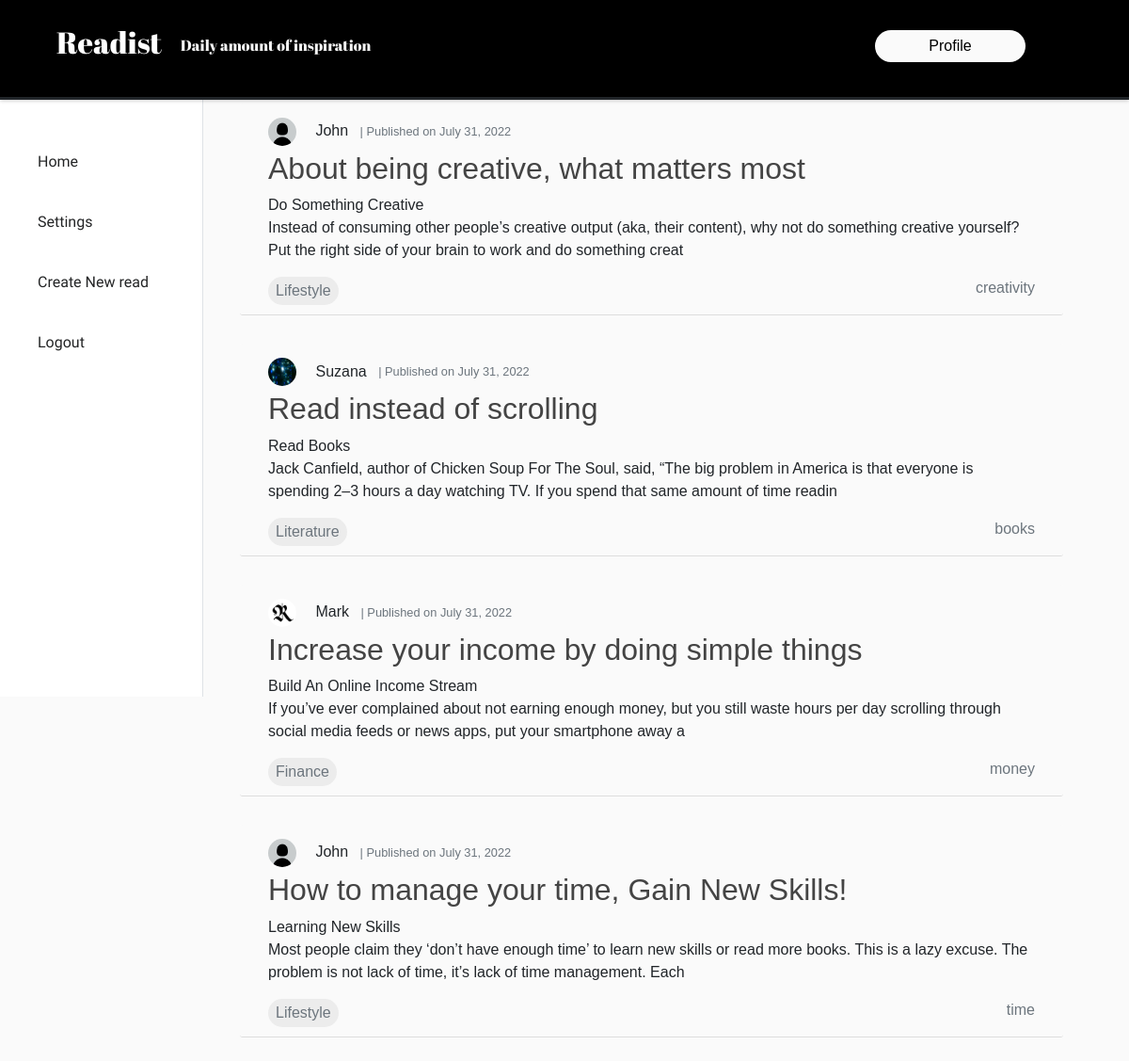
Screenshot of / (signed in) with the database file from the repository.
### base/models.py (models this page shows, shortened)
class Article(models.Model):
    title = models.CharField(max_length=100, null=False, blank=False)
    date_added = models.DateTimeField(auto_now_add=True)
    sub_category = models.CharField(max_length=50, null=True)
    category = models.CharField(max_length=50, choices=primar_categories, null=False)
    content = models.TextField(null=False)
    author = models.ForeignKey(User, on_delete=models.CASCADE)

### accounts/models.py (models this page shows, shortened)
class Account(models.Model):
    user = models.OneToOneField(User, on_delete=models.CASCADE)
    email = models.EmailField(max_length=150, null=False)
    date_joined = models.DateTimeField(auto_now=True)
    img = models.ImageField(default='profile_pics/default.jpg', upload_to='profile_pics')

### base/views.py (the view)
# urls.py: path('', ArticleView.as_view(), name='homepage'),
class ArticleView(LoginRequiredMixin, ListView):
    model = Article
    context_object_name = 'articles'
    template_name = 'base/homepage.html'
    ordering = ['-date_added']

### base/templates/base/homepage.html
{% extends 'base/index.html' %}
{% block content %}
    {% for article in articles %}
        <article class="content-section">
            <div class="article-body">
                <div class="article-metadata">
                    <img class="rounded-circle article-img" src="{{ article.author.account.img.url }}">
                    <a class="mr-2">{{ article.author }}</a>
                    <small class="text-muted"> | Published on {{ article.date_added|date:"F d, Y" }}</small>
                </div>
                <h2 class="article-title"><a class="" href="{% url 'read' article.id %}">{{ article.title }}</a></h2>
                <p class="article-content-intro">{{ article.content|slice:":200" }}</p>
                <div class="article-categories">
                    <p class="article-category category text-muted">{{ article.category }}</p>
                    <p class="article-subcategory subcategory text-muted">{{ article.sub_category }}</p>
                </div>
            </div>
        </article>
    {% endfor %}
{% endblock content %}

### base/static/base/styles.css (style rules this page uses)
* { margin: 0; padding: 0; outline: 0; box-sizing: border-box; text-decoration: none; list-style: none; border: none; }
.body { background-color: #fafafa; overflow: hidden; font-family: 'Poppins', sans-serif; }
html { min-height: 100%; overflow: scroll; }
.content-section { background-color: #fafafa; margin-top: 0; padding-top: 0; padding: 15px 30px 40px 30px; border-radius: 3px; margin-bottom: 30px; border-bottom: 1px solid #dddddd; }
.article-title a { color: #444444; }
.article-content-intro { white-space: pre-line; }
.article-img { height: 30px; width: 30px; margin-right: 16px; }
.article-metadata { padding-bottom: 1px; margin-bottom: 4px; }
.article-metadata a { color: black; text-transform: capitalize; }
.article-categories .subcategory { float: right; }
.article-categories .category { float: left; border-radius: 20px; padding: 3px 8px; background-color: #ececec; }

### rows the page displays
Article: author.account.img (placeholder picture), author "John", date_added "July 31, 2022", title "About being creative, what matters most", content "Do Something Creative Instead of consuming other people’s creative output (aka, their content), why not do something creative yourself? Put the right side of your brain to work and do something creat", category "Lifestyle", sub_category "creativity"
Article: author.account.img (picture), author "Suzana", date_added "July 31, 2022", title "Read instead of scrolling", content "Read Books Jack Canfield, author of Chicken Soup For The Soul, said, “The big problem in America is that everyone is spending 2–3 hours a day watching TV. If you spend that same amount of time readin", category "Literature", sub_category "books"
Article: author.account.img (picture), author "Mark", date_added "July 31, 2022", title "Increase your income by doing simple things", content "Build An Online Income Stream If you’ve ever complained about not earning enough money, but you still waste hours per day scrolling through social media feeds or news apps, put your smartphone away a", category "Finance", sub_category "money"
Article: author.account.img (placeholder picture), author "John", date_added "July 31, 2022", title "How to manage your time, Gain New Skills!", content "Learning New Skills Most people claim they ‘don’t have enough time’ to learn new skills or read more books. This is a lazy excuse. The problem is not lack of time, it’s lack of time management. Each", category "Lifestyle", sub_category "time"
